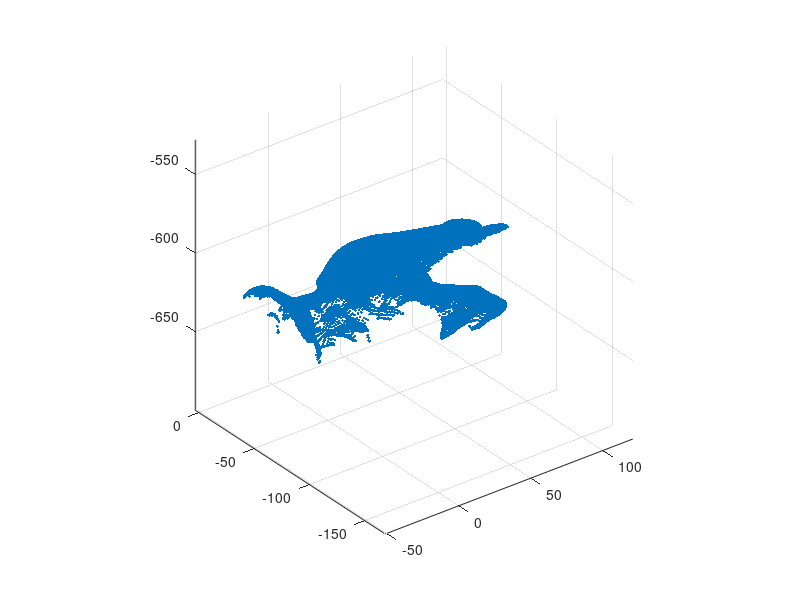
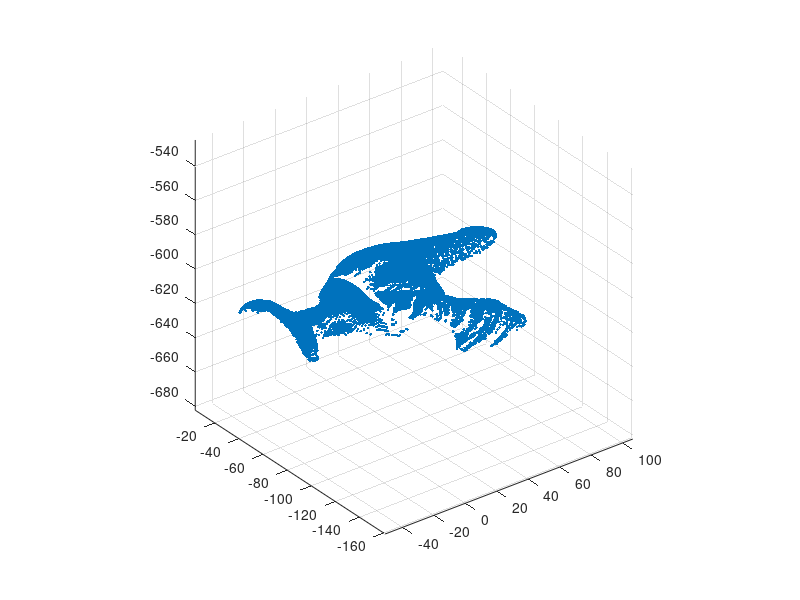

Recreate these plots in MATLAB, in order.
load chicken.dat;
n = 2;%number of slice
Zmax = max(chicken(:,3));
Zmin = min(chicken(:,3));
thickness = (Zmax - Zmin) / n;%width of slice

startPnt = Zmin;
newArray = zeros(size(chicken,1),3);%array after deleting points
trex = sortrows(chicken,3);
%generate a sliced point cloud
for i = 1 : n 
    count = 1;
    test = find(chicken(:,3)>startPnt);
    test2 = find(chicken(:,3)<startPnt+thickness);
    test = intersect(test,test2);
    tmp = zeros(size(test,1),3);
    for j = 1:size(test)
        tmp(j,:) = chicken(test(j),:);
    end
    
    tmp = sortrows(tmp,1);%sort the points according to x coordinate
    %calculate the ???
    %countd = 1;
%     delete(1,1) = tmp(1,1);
%     delete(1,2) = tmp(1,2);
%     delete(1,3) = tmp(1,3);
    di = zeros(size(tmp,1),1);
    for k = 2:size(tmp) - 1
        A = (tmp(k-1,2) - tmp(k+1,2))/(tmp(k-1,1) - tmp(k+1,1));
        B = -1;
        C = (tmp(k-1,2)-tmp(k+1,2)) * (tmp(k-1,2)-tmp(k-1,1)) / (tmp(k-1,1)-tmp(k+1,1));
        di = abs(A*tmp(k,1) - tmp(k,2) + C)/sqrt(A^2 + B^2 + C^2);%???
        if di<1
            %smaller then the threshold, delete it
            %countd = countd+1;
            tmp(k,:) = [0,0,0];     
        end
    end
    
    %d = mean(di);
%     for n = 1:size(delete)
%         for m = 1:size(tmp)
%             if delete(n,:) == tmp(m,:)
%                 tmp(m,:) = [0,0,0];
%             end
%         end
%     end
    tmp(find(all(tmp==0,2)),:)=[];
    
    for q = 1:size(tmp)
        newArray(q,:) = tmp(q,:);
    end
    startPnt = startPnt + thickness;
end

newArray(find(all(newArray == 0,2)),:) = [];
figure;scatter3(chicken(:,1),chicken(:,2),chicken(:,3),'.');axis equal;
figure;scatter3(newArray(:,1),newArray(:,2),newArray(:,3),'.');axis equal;
csvwrite('chicken_slice_before.dat',chicken);
csvwrite('chicken_slice_after.dat',newArray);

before = dir('chicken_slice_before.dat');
after = dir('chicken_slice_after.dat'); 

compression_ratio_slice_chicken = after.bytes / before.bytes;